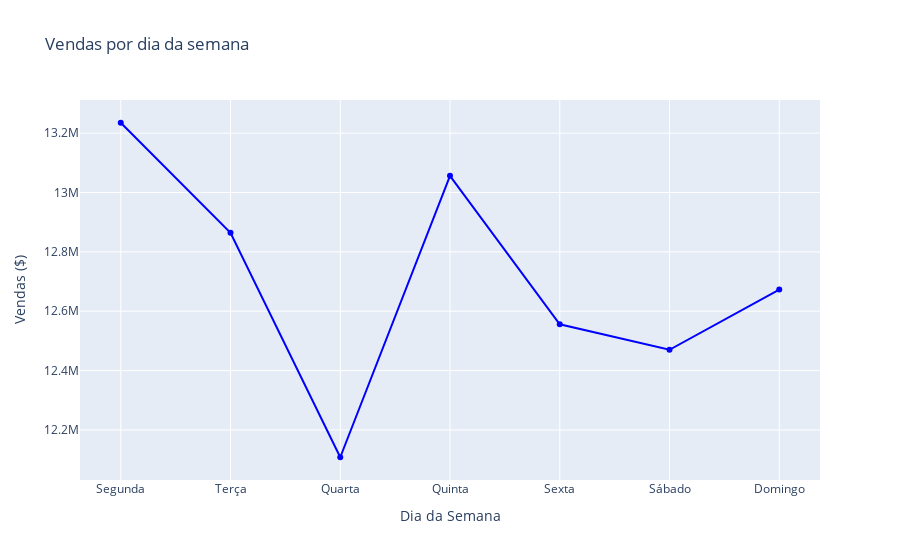

Notebook code cell kept with this figure:
### Code cell
receita_por_dia = df.groupby([df.index.weekday]).price_x.sum()
layout = dict(title = 'Vendas por dia da semana',
             xaxis = dict(title = 'Dia da Semana'),
             yaxis = dict(title = 'Vendas ($)'),
             )
data = [go.Scatter(x=list(map(lambda x: dias[x], receita_por_dia.index)),
                  y=receita_por_dia, mode='lines+markers',
                  marker=dict(color='blue'))]
fig = dict(data=data, layout=layout)
iplot(fig)

### Figure 1 — Plotly figure (JSON) as saved in the notebook; plotly's stock layout.template omitted (floating-point values rounded to 4 significant figures)
{"data": [{"marker": {"color": "blue"}, "mode": "lines+markers", "type": "scatter", "x": ["Segunda", "Terça", "Quarta", "Quinta", "Sexta", "Sábado", "Domingo"], "y": [13230000.0, 12860000.0, 12110000.0, 13060000.0, 12560000.0, 12470000.0, 12670000.0]}], "layout": {"title": {"text": "Vendas por dia da semana"}, "xaxis": {"title": {"text": "Dia da Semana"}}, "yaxis": {"title": {"text": "Vendas ($)"}}}}
